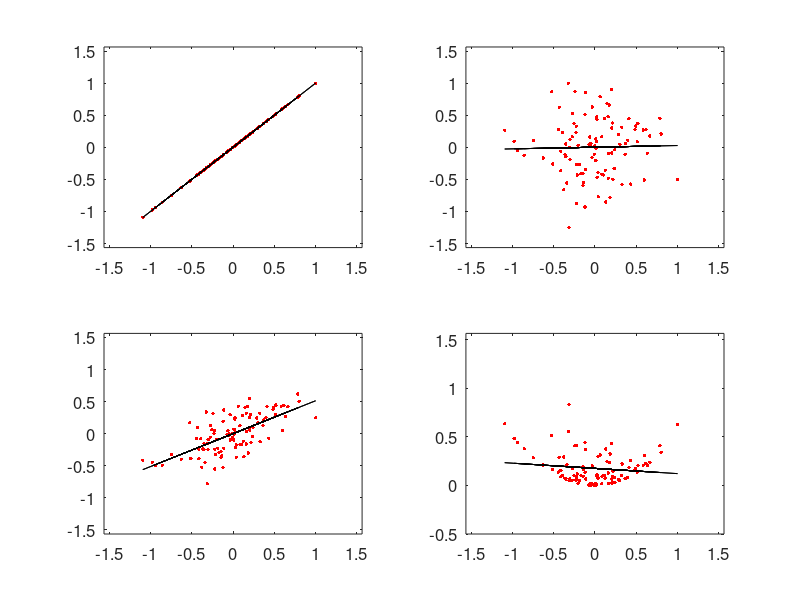

Source code (MATLAB):
%-------------------------------------------------------------------------------
% Function
%-------------------------------------------------------------------------------
function L03_correlation()

clc;

% generate data
N = 100;
x = randn(N, 1);
y = randn(N, 1);

x = x / max(x);
y = y / max(y);

u = (x + y) / 2;
z = (x .^ 2 + y .^ 2) / 2;

% correlation coefficient using numpy
rxx = corr(x, x);
rxy = corr(x, y);
rxu = corr(x, u);
rxz = corr(x, z);
fprintf(1, '%1.2f, %1.2f, %1.2f, %1.2f\n', rxx, rxy, rxu, rxz);

% fit
p = polyfit(x, x, 1); fx = p(1) * x + p(2);
p = polyfit(x, y, 1); fy = p(1) * x + p(2);
p = polyfit(x, u, 1); fu = p(1) * x + p(2);
p = polyfit(x, z, 1); fz = p(1) * x + p(2);

draw_plot = 0;
if draw_plot == 1
  % figure 1
  figure(1);

  % plot
  subplot(2, 1, 1);
  plot(x, 'k');
  xlim([1, N]);
  ylim([-1.25, 1.25]);
  set(gca, 'FontSize', 12);
  set(get(gca, 'XLabel'), 'String', 'samples', 'FontSize', 12);
  set(get(gca, 'YLabel'), 'String', 'amplitude', 'FontSize', 12);

  subplot(2, 1, 2);
  plot(y, 'r');
  xlim([1, N]);
  ylim([-1.25, 1.25]);
  set(gca, 'FontSize', 12);
  set(get(gca, 'XLabel'), 'String', 'samples', 'FontSize', 12);
  set(get(gca, 'YLabel'), 'String', 'amplitude', 'FontSize', 12);
end

% figure 2
L = 1.25 * max([abs(x); abs(y)]);
figure(2);

subplot(2, 2, 1);
plot(x, x, 'r.', 'MarkerSize', 8); hold on;
plot(x, fx, 'k');
xlim([-L, L]);
ylim([-L, L]);
set(gca, 'FontSize', 12);
% set(get(gca, 'XLabel'), 'String', 'x', 'FontSize', 12);
% set(get(gca, 'YLabel'), 'String', 'x', 'FontSize', 12);

subplot(2, 2, 2);
plot(x, y, 'r.', 'MarkerSize', 8); hold on;
plot(x, fy, 'k');
xlim([-L, L]);
ylim([-L, L]);
set(gca, 'FontSize', 12);
% set(get(gca, 'XLabel'), 'String', 'x', 'FontSize', 12);
% set(get(gca, 'YLabel'), 'String', 'y', 'FontSize', 12);

subplot(2, 2, 3);
plot(x, u, 'r.', 'MarkerSize', 8); hold on;
plot(x, fu, 'k');
xlim([-L, L]);
ylim([-L, L]);
set(gca, 'FontSize', 12);
% set(get(gca, 'XLabel'), 'String', 'x', 'FontSize', 12);
% set(get(gca, 'YLabel'), 'String', 'u', 'FontSize', 12);

subplot(2, 2, 4);
plot(x, z, 'r.', 'MarkerSize', 8); hold on;
plot(x, fz, 'k');
xlim([-L, L]);
ylim([-0.5, L]);
set(gca, 'FontSize', 12);
% set(get(gca, 'XLabel'), 'String', 'x', 'FontSize', 12);
% set(get(gca, 'YLabel'), 'String', 'u', 'FontSize', 12);

end % end

%-------------------------------------------------------------------------------
